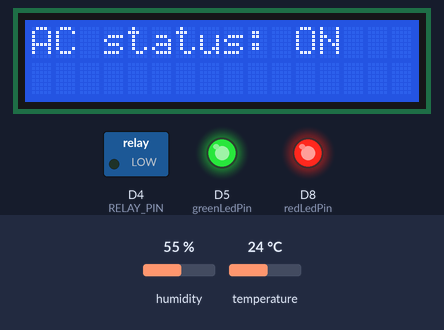
Recording of a sketch running on a simulated ESP8266 (NodeMCU). On the bench: 16×2 character LCD, switched loads named in the sketch (green lamp = pin HIGH), output pins drawn as LEDs (lit = HIGH). The inputs (shaded band) are chosen by the test bench; at power-on: temperature 24 °C, humidity 55 %. WiFi joins after 1.5 s; servers stay silent unless stated; uploads are accepted with an empty reply; pins used as bus, display or sensor lines are not drawn; what the sketch prints to the serial monitor is not drawn.

Above: at 3.3 s.
3.4 s: temperature set to 13 °C
At 7.6 s:
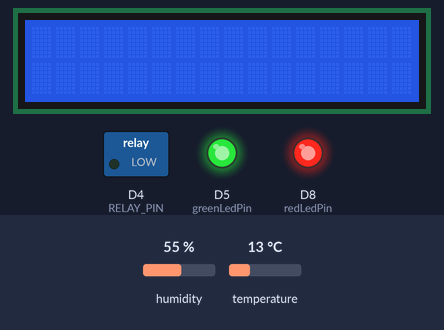
13.2 s: temperature set to 10 °C
At 14.5 s:
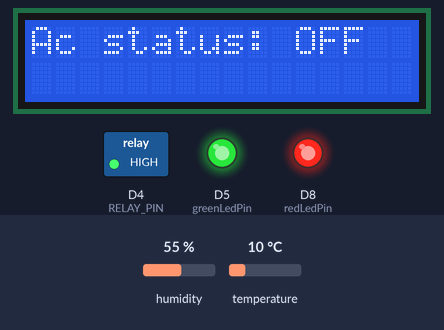
22.9 s: temperature set to 12 °C
At 28.4 s:
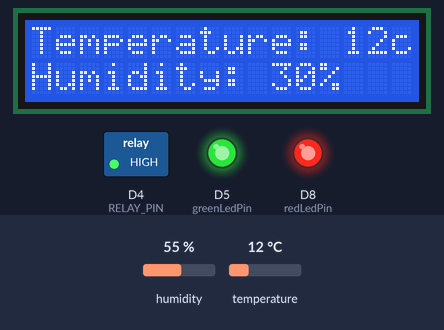
32.7 s: humidity set to 22 %
At 39.6 s:
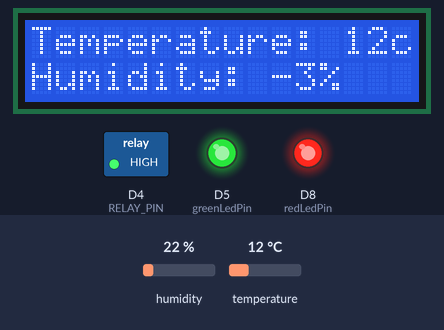
41.7 s: humidity set to 40 %
At 47.0 s:
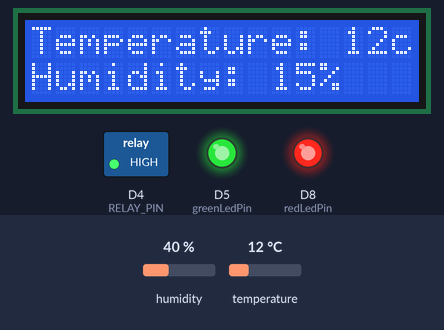
Timing chart, 0 to 48.5 s (numbered marks = the images above; inputs shaded):
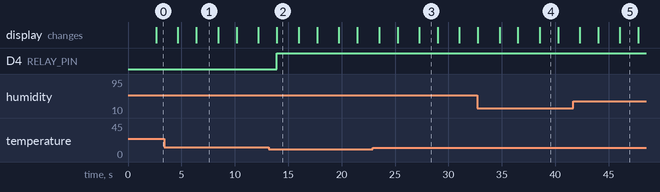

The sketch:

send_request_to_server.ino
```cpp
  #include <ESP8266WiFi.h>
#include <ESP8266HTTPClient.h>
#include <ESP8266WebServer.h>
#include <WiFiClient.h>
#include <Wire.h> // Include Wire library for I2C
#include <hd44780.h> // Include hd44780 library
#include <hd44780ioClass/hd44780_I2Cexp.h> // Include I2C expander class
#include <DHT11.h> // Include DHT11 library

#define DHTPIN D3 // Define the pin where the DHT11 is connected
#define DHTVCCPIN D6 // Define the vcc pin to turn the DHT11 ON
#define RELAY_PIN D4 // Define relay pin to turn ON/OFF ac
#define greenLedPin D5 // Define relay green red pin pin for wifi indicator
#define redLedPin D8 // Define relay green red pin pin for wifi indicator

const char* ssid = "CANALBOX-333B-2G"; // set wifi name
const char* password = "Idatech@02525"; //set wifi password

const char* serverName = "http://192.168.1.65/maize/post.php/"; //set public address of ip v4 with path/project

WiFiClient wifiClient;
ESP8266WebServer server(80);

DHT11 dht11(DHTPIN); // Create an instance of the DHT11 class
hd44780_I2Cexp lcd; // Declare the lcd object

String acStatus ="ON";

void handleRoot() {
  // Do nothing
}

void handleOn() {
  digitalWrite(RELAY_PIN, HIGH);
  server.send(200, "text/plain", "Relay turned on");
//  acStatus="ON";
}

void handleOff() {
  digitalWrite(RELAY_PIN, LOW);
  server.send(200, "text/plain", "Relay turned off");
  acStatus="OFF";
}

void sendSensor() {
  int temperature = 0;
  int humidity = 0;


  // Attempt to read the temperature and humidity values from the DHT11 sensor.
  int result = dht11.readTemperatureHumidity(temperature, humidity);

   humidity = humidity-25;
  // Clear the LCD before writing new data
  lcd.clear();

  // Check the results of the readings.
  // If the reading is successful, print the temperature and humidity values.
  if (result == 0) {

    // Send the data to the server
    if (WiFi.status() == WL_CONNECTED) {
      if (temperature <= 11) {
//         if(acStatus == "ON"){
          digitalWrite(RELAY_PIN, HIGH);
           acStatus = "OFF";
//        }


        lcd.clear();
        lcd.setCursor(0, 0);
        lcd.print("Ac status: ");
        lcd.print(acStatus);
      } if(temperature >=15) {

        Serial.println("Status on");
//        if(acStatus == "ON"){
          digitalWrite(RELAY_PIN, LOW);
           acStatus = "ON";
//        }
        lcd.clear();
        lcd.setCursor(0, 0);
        lcd.print("AC status: ");
        lcd.print(acStatus);
      }
delay(2000);
lcd.clear();
       Serial.print("Temperature: ");
    Serial.print(temperature);
    Serial.print(" °C\tHumidity: ");
    Serial.print(humidity);
    Serial.println(" %");

    // Print the results to the LCD
    lcd.setCursor(0, 0);
    lcd.print("Temperature: ");
    lcd.print(temperature);
    lcd.print("c");
    lcd.setCursor(0, 1);
    lcd.print("Humidity: ");
    lcd.print(humidity);
    lcd.print("%");

      HTTPClient http;
      http.begin(wifiClient, serverName);
      http.addHeader("Content-Type", "application/x-www-form-urlencoded");
      String postData = "temperature=" + String(temperature) + "&humidity=" + String(humidity) + "&status=" + acStatus;
      int httpResponseCode = http.POST(postData);

      if (httpResponseCode > 0) {
        String response = http.getString();
        Serial.println("HTTP Response Code: " + String(httpResponseCode));
        Serial.println("Response from server: " + response);
      } else {
        Serial.println("Error sending POST request");
      }

      http.end();
    } else {
      Serial.println("WiFi disconnected");
    }
  } else {
    // Print error message based on the error code.
    Serial.println(DHT11::getErrorString(result));
    // Display the error message on the LCD
    lcd.setCursor(0, 0);
    lcd.print("Error reading");
    lcd.setCursor(0, 1);
    lcd.print("sensor data");
  }
}

void setup() {
  pinMode(greenLedPin, OUTPUT);
   pinMode(redLedPin, OUTPUT);
  pinMode(DHTVCCPIN, OUTPUT);
  pinMode(RELAY_PIN, OUTPUT);
   digitalWrite(RELAY_PIN, LOW);
  digitalWrite(DHTVCCPIN, HIGH);
   digitalWrite(redLedPin, HIGH); //set red LED ONN when device pluged onn
  Serial.begin(9600); // Initialize serial communication for debugging
  lcd.begin(16, 2); // Initialize the LCD with 16 columns and 2 rows
  lcd.setBacklight(HIGH); // Turn on the LCD backlight

  lcd.setCursor(1, 0);
  lcd.print("Preventing Maize weevils.!");
  lcd.setCursor(3, 1);
  lcd.print("Using IOT.!");

  WiFi.begin(ssid, password);
  while (WiFi.status() != WL_CONNECTED) {
    delay(1000);
    Serial.println("Connecting to WiFi...");

  }
  digitalWrite(greenLedPin, HIGH);
  Serial.println("Connected to WiFi");

  server.on("/", handleRoot);
  server.on("/on", handleOn);
  server.on("/off", handleOff);

  server.begin();
  Serial.println("HTTP server started");
}

void loop() {
  sendSensor();
  server.handleClient();
  delay(1000); // Delay between sensor readings
}
```

Measured:
- the behaviour switches between 12 and 11 °C on temperature (found by bisection; images 1 and 2)
- after the input at 3.4 s, the display: first differs from a run without the input after 3.0 s (image 1)
- after the input at 13.2 s, D4 (RELAY_PIN): LOW → HIGH after 0.72 s; the display: changes after 0.73 s (image 2)
- after the input at 22.9 s, the display: first differs from a run without the input after 2.3 s (image 3 shows a later state)
- after the input at 32.7 s, the display: first differs from a run without the input after 5.8 s (image 4)
- after the input at 41.7 s, the display: first differs from a run without the input after 4.4 s (image 5)
- what the display in image 1 shows lasts 2.0 s, from 6.4 s to 8.4 s
